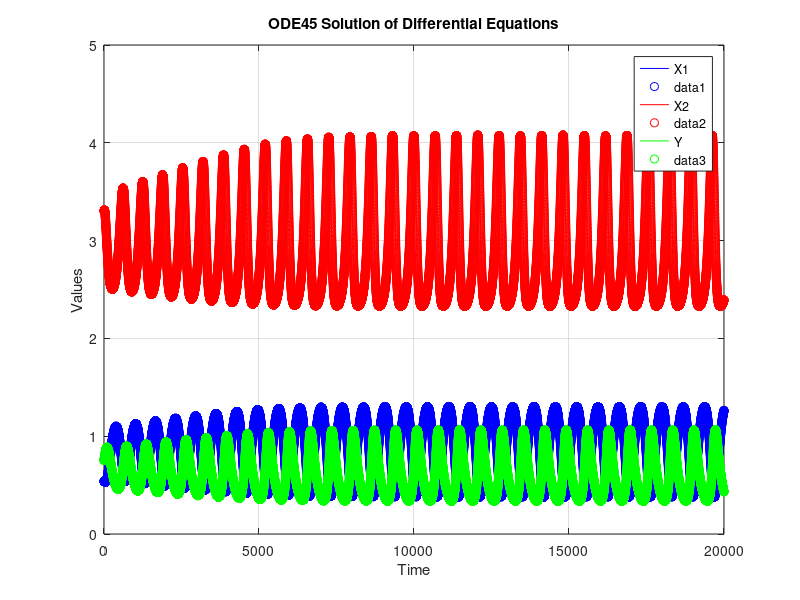

Write the MATLAB code that produced this figure.
% Parameters
s1 = 0.04;
s2 = 0.05;
K1 = 5;
K2 = 10;
m12 = 0.01;
m21 = 0.02;
v1 = 0.03;
v2 = 0.03;
a1 = 0.1;
a2 = 0.3;
b1 = 0.02;
b2 = 3;   
c1 = 0.1;
c2 = 0.23;  
mu = 0.02;

% Initial values
X1_0 = 0.54; 
X2_0 = 3.3; 
Y_0 = 0.75; 

% Initial conditions 
y0 = [X1_0; X2_0; Y_0];

% Time span
tspan = linspace(0, 20000, 20000); 

% function for system of DE
function dydt = prey_predator_system(~, y)
    s1 = 0.04;
    s2 = 0.05;
    K1 = 5;
    K2 = 10;
    m12 = 0.01;
    m21 = 0.02;
    v1 = 0.03;
    v2 = 0.03;
    a1 = 0.1;
    a2 = 0.3;
    b1 = 0.02;
    b2 = 3;
    c1 = 0.1;
    c2 = 0.23;
    mu = 0.02;

    X1 = y(1);
    X2 = y(2);
    Y = y(3);

    r1 = X1 / (X1 + a2 * X2 + b2 * Y);
    r2 = X2 / (X2 + a1 * X1 + b1 * Y);

    dX1_dt = s1 * X1 * (1 - X1 / K1) - m12 * X1 * X2 - v1 * X1 * Y * r1;
    dX2_dt = s2 * X2 * (1 - X2 / K2) - m21 * X1 * X2 - v2 * X2 * Y * r2;
    dY_dt = -mu * Y + c1 * v1 * X1 * Y * r1 + c2 * v2 * X2 * Y * r2;

    dydt = [dX1_dt; dX2_dt; dY_dt];
end

% Solve 
[t, y] = ode45(@prey_predator_system, tspan, y0);

% Plot 
figure;
plot(t, y(:,1), 'b-', 'DisplayName', 'X1'); 
hold on;
plot(t, y(:,1), 'bo');
plot(t, y(:,2), 'r-', 'DisplayName', 'X2'); 
plot(t, y(:,2), 'ro'); 
plot(t, y(:,3), 'g-', 'DisplayName', 'Y');
plot(t, y(:,3), 'go'); 
hold off;
xlabel('Time');
ylabel('Values');
title('ODE45 Solution of Differential Equations');
legend;
grid on;

% Save data
data = [t, y];
fileID = fopen('results_1.txt', 'w');
fprintf(fileID, 'Time\tX1\tX2\tY\n');
fprintf(fileID, '%f\t%f\t%f\t%f\n', data');
fclose(fileID);

disp('Results saved to results_1.txt');
